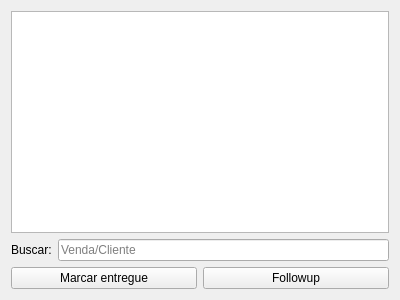
<?xml version="1.0" encoding="UTF-8"?>
<ui version="4.0">
 <class>WidgetLogisticaRepresentacao</class>
 <widget class="QWidget" name="WidgetLogisticaRepresentacao">
  <property name="geometry">
   <rect>
    <x>0</x>
    <y>0</y>
    <width>400</width>
    <height>300</height>
   </rect>
  </property>
  <property name="windowTitle">
   <string>Dialog</string>
  </property>
  <layout class="QGridLayout" name="gridLayout">
   <item row="0" column="0">
    <widget class="TableView" name="table">
     <property name="mouseTracking">
      <bool>true</bool>
     </property>
     <property name="editTriggers">
      <set>QAbstractItemView::NoEditTriggers</set>
     </property>
     <property name="selectionBehavior">
      <enum>QAbstractItemView::SelectRows</enum>
     </property>
     <property name="sortingEnabled">
      <bool>true</bool>
     </property>
    </widget>
   </item>
   <item row="1" column="0">
    <layout class="QHBoxLayout" name="horizontalLayout_2">
     <item>
      <widget class="QLabel" name="label">
       <property name="text">
        <string>Buscar:</string>
       </property>
      </widget>
     </item>
     <item>
      <widget class="LineEdit" name="lineEditBusca">
       <property name="placeholderText">
        <string>Venda/Cliente</string>
       </property>
      </widget>
     </item>
    </layout>
   </item>
   <item row="2" column="0">
    <layout class="QHBoxLayout" name="horizontalLayout">
     <item>
      <widget class="QPushButton" name="pushButtonMarcarEntregue">
       <property name="text">
        <string>Marcar entregue</string>
       </property>
      </widget>
     </item>
     <item>
      <widget class="QPushButton" name="pushButtonFollowup">
       <property name="text">
        <string>Followup</string>
       </property>
      </widget>
     </item>
    </layout>
   </item>
  </layout>
 </widget>
 <customwidgets>
  <customwidget>
   <class>TableView</class>
   <extends>QTableView</extends>
   <header>src/tableview.h</header>
  </customwidget>
  <customwidget>
   <class>LineEdit</class>
   <extends>QLineEdit</extends>
   <header>src/lineedit.h</header>
  </customwidget>
 </customwidgets>
 <tabstops>
  <tabstop>table</tabstop>
  <tabstop>lineEditBusca</tabstop>
  <tabstop>pushButtonMarcarEntregue</tabstop>
 </tabstops>
 <resources/>
 <connections/>
</ui>
